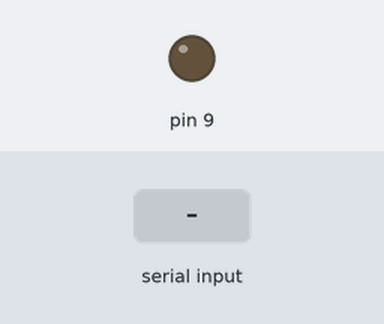
The sketch below on a simulated Arduino Uno, built with avr-gcc and run on an emulated ATmega328P. On the bench: output pins drawn as LEDs (lit = HIGH). Dashed ring = blinking. Inputs (shaded band) come from the test bench. What the sketch prints to the serial monitor is not drawn.

Above: at 2.2 s.
2.3 s: "b" received over Serial
At 2.4 s:
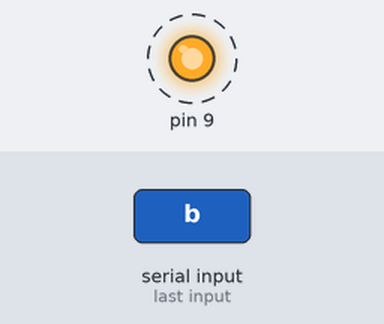
5.3 s: "a" received over Serial
At 5.6 s:
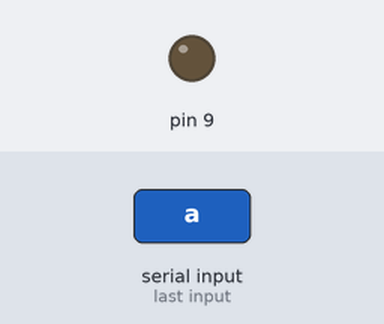
6.8 s: "d" received over Serial
At 6.9 s:
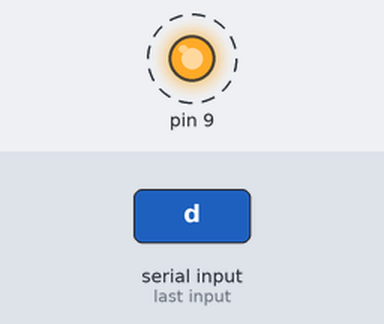
Timing chart, 0 to 15.8 s (numbered marks = the images above; inputs shaded):
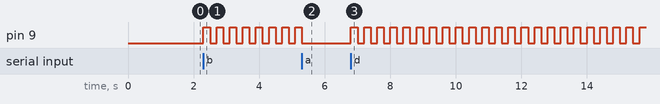

Measured:
- after the input at 2.3 s, pin 9: alternates HIGH for 0.20 s and LOW for 0.20 s, starting at once
- after the input at 5.3 s, pin 9: goes on until 5.3 s, then stays LOW
- after the input at 6.8 s, pin 9: alternates HIGH for 0.20 s and LOW for 0.20 s, starting at once

The sketch:

test.ino
```cpp
int number = 10;
int flag = 0;

void setup(){
  Serial.begin(9600);
  pinMode(9,OUTPUT);
  delay(1000);
}

void loop()
{
  if(flag)
  { digitalWrite(9,HIGH);
    delay(200);
    digitalWrite(9,LOW);
    delay(200);
  }
}

void serialEvent()
{
  if(Serial.available())
   { number= Serial.read();
     if(number=='a')
     { Serial.print(15);
       flag=0;
     }
     else if(number=='b')
     { Serial.print(19);
       flag=1;
     }
     else if(number=='c')
     { Serial.print(22);
       flag=0;
     }
     else if(number=='d')
     { Serial.print(27);
       flag=1;
     }
     else
     { Serial.print(29);
       flag=0;
     }
   }
}
```
